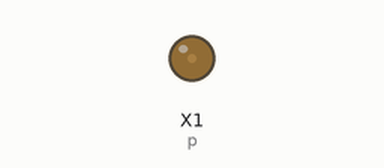
This program was run on a simulated pyboard running MicroPython. Shown: output pins drawn as LEDs (lit = HIGH). At 20.0 s the program stops and its outputs stay as they are.

Above: at 0.1 s.
At 9.6 s:
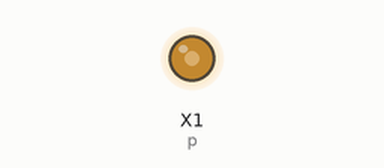
At 14.6 s:
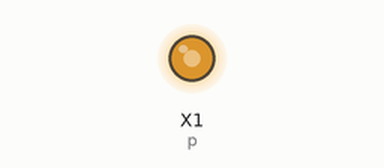
At 19.6 s:
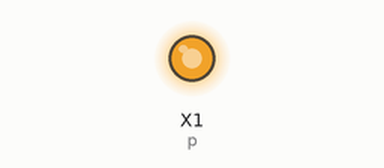
Timing chart, 0 to 21.1 s (numbered marks = the images above):
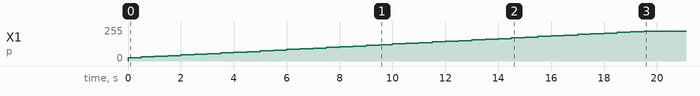

Measured:
- by itself, X1 (p): moves from 0/255 to 224/255 over 19.5 s

The program:

pwm.py
```python
from pyb import Pin, Timer
from time import sleep

p = Pin('X1') # X1 has TIM2, CH1
tim = Timer(2, freq=440)
ch = tim.channel(1, Timer.PWM, pin=p)


for i in range(10,90,2):
    ch.pulse_width_percent(i)
    sleep(0.5)
```
